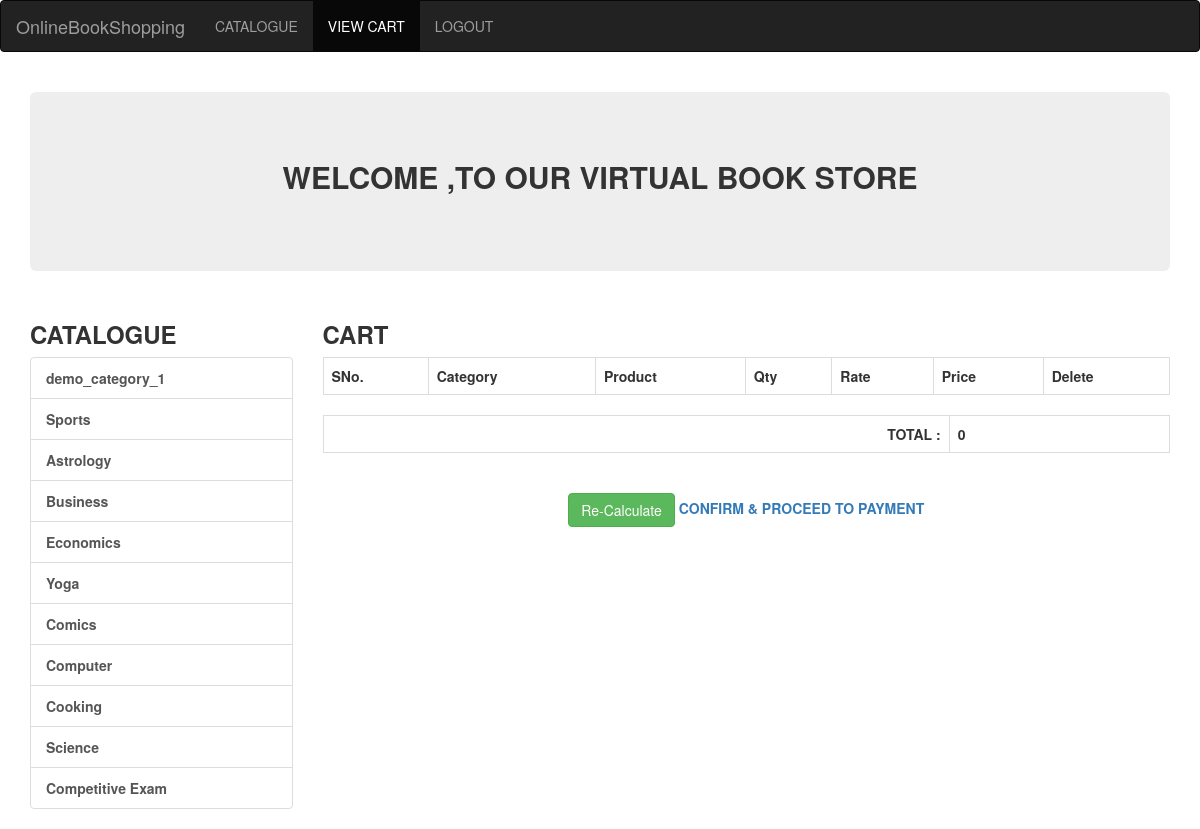
Page /viewcart.php on the committed database.
### tables this page shows
CREATE TABLE `category` (
  `cat_id` int(4) NOT NULL,
  `cat_nm` varchar(30) NOT NULL
);

### viewcart.php (the view, shortened to what this page needs)
<?php
	require('includes/config.php');
?>
<!DOCTYPE html>
<html lang="en">
  <head>
    <link href="css/bootstrap.min.css" rel="stylesheet">
  </head>
  <body>
	<div class="navbar navbar-inverse">
		<div class="Container">
			<div class="navbar-header">
				<a href="#" class="navbar-brand">OnlineBookShopping</a>
			</div>
			<div class="collapse navbar-collapse">
				<ul class="nav navbar-nav">
					<li><a href="home_of_user.php">CATALOGUE</a></li>
					<li class="active"><a href="viewcart.php">VIEW CART</a></li>
					<li><a href="logout.php">LOGOUT</a></li>
				</ul>
			</div>
		</div>
	</div>
	<div class="container">
	  <div class="jumbotron">
		<?php
			echo "<h2><center><b>WELCOME ".$user.",TO OUR VIRTUAL BOOK STORE</b></center></h2>";
		?>
	  </div>
	</div>
	<div class="container">
		<div class="row">
			<div class="col-md-3">
				<h3><b>CATALOGUE<b></h3>
				<ul class="list-group">
					<?php
						$query="select * from category ";
						$res=mysqli_query($conn,$query);
						while($row=mysqli_fetch_assoc($res))
							{
								echo '<a href="subcat.php?cat='.$row['cat_id'].'&catnm='.$row['cat_nm'].'"'.' class="list-group-item">'.$row['cat_nm'].'</a>';
							}
					?>
				</ul>
			</div>
			<div class="col-md-9">
				<h3><b>CART<b></h3>
				<form action="process_cart.php" method="POST">
						<table class="table table-bordered">
							<tr >
								<Td> <b>SNo.</td>
								<td> <b>Category</td>
								<td> <b>Product</td>
								<td> <b>Qty</td>
								<td> <b>Rate</td>
								<td> <b>Price</td>
								<td> <b>Delete</td>
							</tr>
							<?php
								$tot = 0;
							?>
						</table>
						<table class="table table-bordered">
						<tr>
						<td align="right">
						TOTAL :
						</td>
						<td><?php echo $tot; ?></td>
						</tr>
						</table>
						<br>
						<center>
						<input type="submit" class="btn btn-success" value=" Re-Calculate " >
						<a href="shipping.php">CONFIRM & PROCEED TO PAYMENT<a/>
						</center>
						</form>
			</div>
		</div>
	</div>
  </body>
</html>

### rows in the picture
category: cat_nm "demo_category_1"
category: cat_nm "Sports"
category: cat_nm "Astrology"
category: cat_nm "Business"
category: cat_nm "Economics"
category: cat_nm "Yoga"
category: cat_nm "Comics"
category: cat_nm "Computer"
category: cat_nm "Cooking"
category: cat_nm "Science"
category: cat_nm "Competitive Exam"

### other values in the picture
$tot "0"
